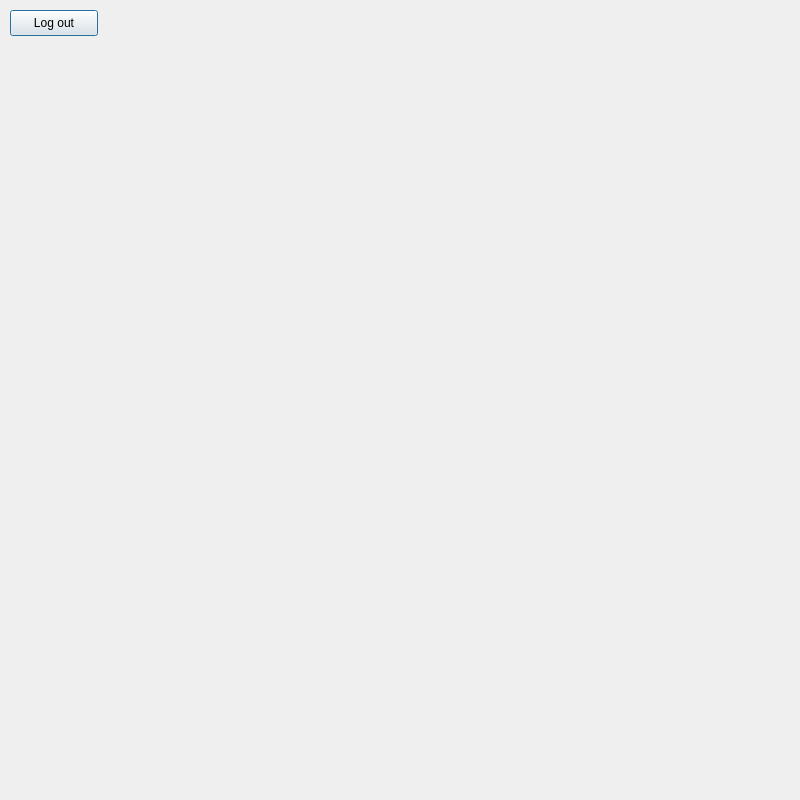
<?xml version="1.0" encoding="UTF-8"?>
<ui version="4.0">
 <class>SecDialog</class>
 <widget class="QDialog" name="SecDialog">
  <property name="geometry">
   <rect>
    <x>0</x>
    <y>0</y>
    <width>800</width>
    <height>800</height>
   </rect>
  </property>
  <property name="windowTitle">
   <string>Dialog</string>
  </property>
  <widget class="QPushButton" name="pushButton">
   <property name="geometry">
    <rect>
     <x>10</x>
     <y>10</y>
     <width>88</width>
     <height>26</height>
    </rect>
   </property>
   <property name="text">
    <string>Log out</string>
   </property>
  </widget>
 </widget>
 <resources/>
 <connections/>
</ui>
